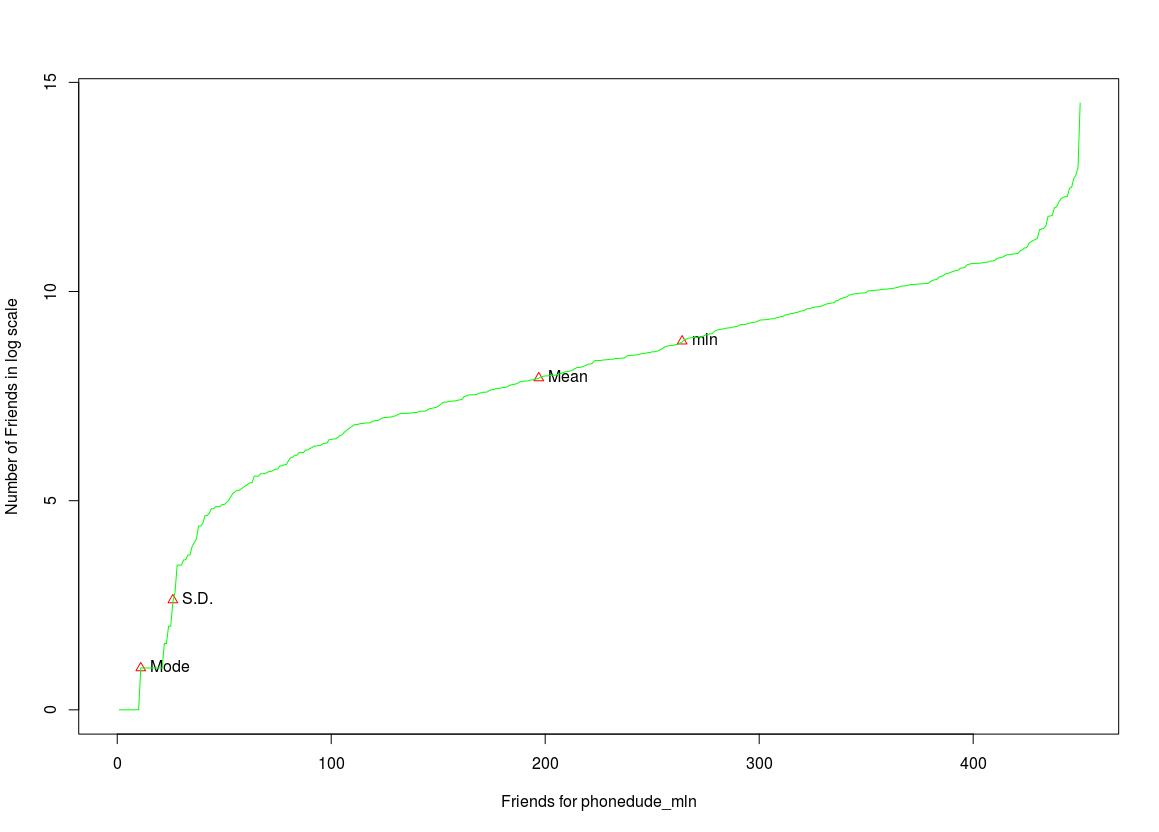

Write R code to recreate this figure.
input_data <- read.csv("/home/msiddique/PycharmProjects/Assignment4/TwitterDataFollowing.csv", header=TRUE, sep=",")
mode<- function(x){
  ux <- unique(x)
  ux[which.max(tabulate(match(x,ux)))]
}
y <- 1:nrow(input_data)
labels_x <- c("Mean", "Mode", "S.D.", "mln")
y <- c(mean(input_data$Friends), mode(input_data$Friends), sqrt(var(input_data$Friends)), 8.813781191217037)
x <- c(which.min(abs(input_data$Friends - mean(input_data$Friends))), which.min(abs(input_data$Friends - mode(input_data$Friends))), which.min(abs(input_data$Friends - sqrt(var(input_data$Friends)))), which.min(abs(input_data$Friends - 8.813781191217037)))
plot(x, y, col="red",  ylab = "Number of Friends in log scale", xlab="Friends for phonedude_mln", ylim = c(0, max(input_data$Friends)), xlim = c(0, nrow(input_data)), pch=24)
text(x, y, labels = labels_x, pos = 4)
mean(input_data$Friends)
lines(input_data$Friends,type = "l", col="green")
